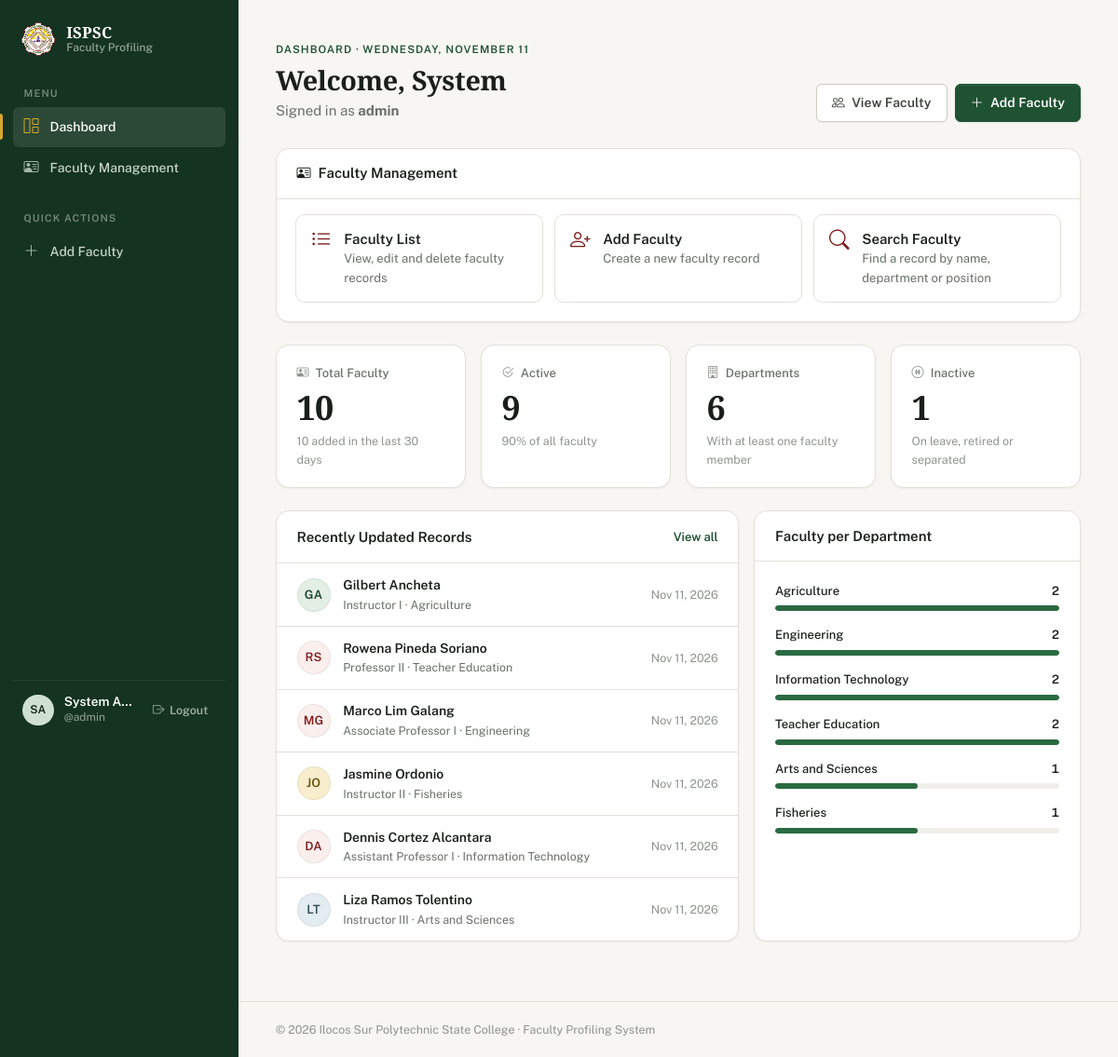
/dashboard.php (signed in), run on the app's committed database.
### tables this page shows
CREATE TABLE IF NOT EXISTS users (
    id INT(11) NOT NULL AUTO_INCREMENT,
    firstname VARCHAR(100) NOT NULL,
    middlename VARCHAR(100) DEFAULT NULL,
    lastname VARCHAR(100) NOT NULL,
    username VARCHAR(100) NOT NULL,
    email VARCHAR(150) NOT NULL,
    password VARCHAR(255) NOT NULL,
    created_at TIMESTAMP DEFAULT CURRENT_TIMESTAMP,
    PRIMARY KEY (id),
    UNIQUE KEY users_username_unique (username),
    UNIQUE KEY users_email_unique (email)
);

CREATE TABLE IF NOT EXISTS faculty (
    id INT(11) NOT NULL AUTO_INCREMENT,
    firstname VARCHAR(100) NOT NULL,
    middlename VARCHAR(100) DEFAULT NULL,
    lastname VARCHAR(100) NOT NULL,
    status VARCHAR(50) NOT NULL DEFAULT 'Active',
    position VARCHAR(100) NOT NULL,
    department VARCHAR(100) NOT NULL,
    contact_num VARCHAR(30) NOT NULL,
    gender VARCHAR(20) NOT NULL,
    email VARCHAR(100) NOT NULL,
    employment_status VARCHAR(50) NOT NULL DEFAULT 'Permanent',
    specialization VARCHAR(150) NOT NULL,
    date_hired DATE NOT NULL,
    birthday DATE NOT NULL,
    created_at TIMESTAMP DEFAULT CURRENT_TIMESTAMP,
    updated_at TIMESTAMP DEFAULT CURRENT_TIMESTAMP ON UPDATE CURRENT_TIMESTAMP,
    PRIMARY KEY (id)
);

### includes/auth.php (called while the page is built, shortened)
<?php
require_once __DIR__ . '/bootstrap.php';
require_once __DIR__ . '/../config/db.php';
$stmt = $pdo->prepare('SELECT id, firstname, middlename, lastname, username, email FROM users WHERE id = :id');
$stmt->execute([':id' => $_SESSION['uid']]);
$currentUser = $stmt->fetch();

### dashboard.php (the view, shortened to what this page needs)
<?php
require_once __DIR__ . '/includes/auth.php';
$stats = $pdo->query("SELECT
            COUNT(*) AS total,
            COALESCE(SUM(status = 'Active'), 0) AS active,
            COUNT(DISTINCT department) AS departments,
            COALESCE(SUM(created_at >= NOW() - INTERVAL 30 DAY), 0) AS recent
        FROM faculty")->fetch();
    $recent = $pdo->query("SELECT id, firstname, middlename, lastname, position, department, status, updated_at
        FROM faculty ORDER BY updated_at DESC, id DESC LIMIT 6")->fetchAll();
    $departments = $pdo->query("SELECT department, COUNT(*) AS total
        FROM faculty GROUP BY department ORDER BY total DESC, department LIMIT 6")->fetchAll();
$layout = 'app';
require_once __DIR__ . '/includes/header.php';
?>
<div class="page-header">
    <div>
        <span class="eyebrow">Dashboard · <?= date('l, F j') ?></span>
        <h1 class="page-header__title">Welcome, <?= htmlspecialchars($currentUser['firstname']) ?></h1>
        <p class="page-header__lead">Signed in as <strong><?= htmlspecialchars($currentUser['username']) ?></strong></p>
    </div>
    <div class="page-header__actions">
        <a href="faculty.php" class="btn btn-secondary"><i class="bi bi-people"></i> View Faculty</a>
        <a href="faculty_form.php" class="btn btn-primary"><i class="bi bi-plus-lg"></i> Add Faculty</a>
    </div>
</div>
    <section class="card-x mb-4 fm-menu">
        <div class="card-x__head">
            <h2 class="card-x__title"><i class="bi bi-person-vcard me-2"></i>Faculty Management</h2>
        </div>
        <div class="fm-menu__grid">
            <a class="fm-menu__item" href="faculty.php">
                <i class="bi bi-list-ul"></i>
                <span><strong>Faculty List</strong><small>View, edit and delete faculty records</small></span>
            </a>
            <a class="fm-menu__item" href="faculty_form.php">
                <i class="bi bi-person-plus"></i>
                <span><strong>Add Faculty</strong><small>Create a new faculty record</small></span>
            </a>
            <a class="fm-menu__item" href="faculty.php#search">
                <i class="bi bi-search"></i>
                <span><strong>Search Faculty</strong><small>Find a record by name, department or position</small></span>
            </a>
        </div>
    </section>
    <div class="row g-3 mb-4">
        <div class="col-6 col-xl-3">
            <div class="stat">
                <div class="stat__label"><i class="bi bi-person-vcard"></i> Total Faculty</div>
                <div class="stat__value"><?= number_format((int) $stats['total']) ?></div>
                <div class="stat__hint"><?= (int) $stats['recent'] ?> added in the last 30 days</div>
            </div>
        </div>
        <div class="col-6 col-xl-3">
            <div class="stat">
                <div class="stat__label"><i class="bi bi-check2-circle"></i> Active</div>
                <div class="stat__value"><?= number_format((int) $stats['active']) ?></div>
                <div class="stat__hint">
                    <?= $stats['total'] ? round($stats['active'] / $stats['total'] * 100) . '% of all faculty' : 'No records yet' ?>
                </div>
            </div>
        </div>
        <div class="col-6 col-xl-3">
            <div class="stat">
                <div class="stat__label"><i class="bi bi-building"></i> Departments</div>
                <div class="stat__value"><?= number_format((int) $stats['departments']) ?></div>
                <div class="stat__hint">With at least one faculty member</div>
            </div>
        </div>
        <div class="col-6 col-xl-3">
            <div class="stat">
                <div class="stat__label"><i class="bi bi-pause-circle"></i> Inactive</div>
                <div class="stat__value"><?= number_format((int) $stats['total'] - (int) $stats['active']) ?></div>
                <div class="stat__hint">On leave, retired or separated</div>
            </div>
        </div>
    </div>
    <div class="row g-3">
        <div class="col-lg-7">
            <section class="card-x h-100">
                <div class="card-x__head">
                    <h2 class="card-x__title">Recently Updated Records</h2>
                    <a href="faculty.php" class="card-x__link">View all</a>
                </div>
                <?php if (!$recent): ?>
                    <div class="empty">
                        <span class="empty__icon"><i class="bi bi-person-plus"></i></span>
                        <h3 class="empty__title">No faculty records yet</h3>
                        <p class="empty__text">Add the first faculty member to start the registry.</p>
                        <a href="faculty_form.php" class="btn btn-primary"><i class="bi bi-plus-lg"></i> Add Faculty</a>
                    </div>
                <?php else: ?>
                    <ul class="list-rows">
                        <?php foreach ($recent as $member): ?>
                            <li>
                                <a class="list-row" href="faculty_view.php?id=<?= (int) $member['id'] ?>">
                                    <?= avatar($member) ?>
                                    <div class="list-row__main">
                                        <div class="list-row__title"><?= htmlspecialchars(full_name($member)) ?></div>
                                        <div class="list-row__meta"><?= htmlspecialchars($member['position']) ?> · <?= htmlspecialchars($member['department']) ?></div>
                                    </div>
                                    <span class="list-row__aside d-none d-sm-inline"><?= htmlspecialchars(format_date($member['updated_at'])) ?></span>
                                </a>
                            </li>
                        <?php endforeach; ?>
                    </ul>
                <?php endif; ?>
            </section>
        </div>
        <div class="col-lg-5">
            <section class="card-x h-100">
                <div class="card-x__head">
                    <h2 class="card-x__title">Faculty per Department</h2>
                </div>
                <div class="card-x__body">
                    <?php if (!$departments): ?>
                        <p class="text-muted mb-0">Departments appear here once records are added.</p>
                    <?php else: $max = max(array_column($departments, 'total')); ?>
                        <ul class="bar-list">
                            <?php foreach ($departments as $dept): ?>
                                <li>
                                    <div class="bar-list__top">
                                        <a class="bar-list__name text-reset text-decoration-none" href="faculty.php?q=<?= urlencode($dept['department']) ?>"><?= htmlspecialchars($dept['department']) ?></a>
                                        <span class="bar-list__value"><?= (int) $dept['total'] ?></span>
                                    </div>
                                    <div class="bar-list__track"><div class="bar-list__fill" style="width: <?= round($dept['total'] / $max * 100, 1) ?>%"></div></div>
                                </li>
                            <?php endforeach; ?>
                        </ul>
                    <?php endif; ?>
                </div>
            </section>
        </div>
    </div>
<?php require_once __DIR__ . '/includes/footer.php'; ?>

### includes/header.php (shortened to what this page needs)
<?php
require_once __DIR__ . '/bootstrap.php';
$layout = $layout ?? 'public';
$current_page = basename($_SERVER['PHP_SELF']);
$navItems = [
    ['dashboard.php', 'bi-grid-1x2', 'Dashboard', ['dashboard.php']],
    ['faculty.php', 'bi-person-vcard', 'Faculty Management', ['faculty.php', 'faculty_form.php', 'faculty_view.php']],
];
?>
<!DOCTYPE html>
<html lang="en">
<head>
    <link href="https://cdn.jsdelivr.net/npm/bootstrap@5.3.3/dist/css/bootstrap.min.css" rel="stylesheet">
    <link rel="stylesheet" href="https://cdn.jsdelivr.net/npm/bootstrap-icons@1.11.3/font/bootstrap-icons.min.css">
    <link rel="stylesheet" href="css/style.css">
</head>
<body class="layout-<?= htmlspecialchars($layout) ?>">
<?php if ($layout === 'public'): ?>
    <header class="site-header">
        <div class="container site-header__inner">
            <div class="brand">
                <?php if (is_logged_in()): ?>
                    <a href="dashboard.php" class="brand__seal" title="Go to Dashboard"><img src="img/ispsc-seal.png" alt="ISPSC logo" width="40" height="40"></a>
                <?php else: ?>
                    <a href="#authModal" class="brand__seal" data-bs-toggle="modal" title="Click to Log In or Create an Account"><img src="img/ispsc-seal.png" alt="ISPSC logo: Log In or Create Account" width="40" height="40"></a>
                <?php endif; ?>
                <a href="index.php" class="brand__text text-decoration-none">
                    <span class="brand__name">ISPSC</span>
                    <span class="brand__product">Faculty Profiling System</span>
                </a>
            </div>
            <nav class="site-nav" aria-label="Main">
                <a class="site-nav__link is-optional <?= $current_page === 'index.php' ? 'is-active' : '' ?>" href="index.php">Home</a>
                <a class="site-nav__link is-optional" href="#aboutModal" data-bs-toggle="modal">About Us</a>
                <a class="site-nav__link is-optional" href="#contactModal" data-bs-toggle="modal">Contacts</a>
                <?php if (is_logged_in()): ?>
                    <a class="btn btn-primary btn-sm ms-2" href="dashboard.php">Go to Dashboard <i class="bi bi-arrow-right"></i></a>
                <?php else: ?>
                    <a class="site-nav__link" href="login.php">Log In</a>
                    <a class="btn btn-primary btn-sm ms-1" href="register.php">Create Account</a>
                <?php endif; ?>
            </nav>
        </div>
    </header>
<?php else:  ?>
    <div class="app">
        <aside class="sidebar">
            <div class="offcanvas-lg offcanvas-start sidebar__panel" id="sidebar" tabindex="-1" aria-label="Navigation">
                <div class="offcanvas-body">
                    <a class="brand" href="dashboard.php">
                        <img src="img/ispsc-seal.png" alt="" width="36" height="36">
                        <span class="brand__text">
                            <span class="brand__name">ISPSC</span>
                            <span class="brand__product">Faculty Profiling</span>
                        </span>
                    </a>
                    <div class="sidebar__label">Menu</div>
                    <nav class="sidebar__nav" aria-label="Main">
                        <?php foreach ($navItems as [$navHref, $navIcon, $navLabel, $navPages]): $navActive = in_array($current_page, $navPages, true) && !($current_page === 'faculty_form.php' && empty($_GET['id'])); ?>
                            <a class="sidebar__link <?= $navActive ? 'is-active' : '' ?>" href="<?= $navHref ?>" <?= $navActive ? 'aria-current="page"' : '' ?>>
                                <i class="bi <?= $navIcon ?>"></i><?= $navLabel ?>
                            </a>
                        <?php endforeach; ?>
                    </nav>
                    <div class="sidebar__label mt-4">Quick Actions</div>
                        <nav class="sidebar__nav" aria-label="Quick actions">
                            <a class="sidebar__link <?= $current_page === 'faculty_form.php' && empty($_GET['id']) ? 'is-active' : '' ?>" href="faculty_form.php"><i class="bi bi-plus-lg"></i>Add Faculty</a>
                        </nav>
                    <div class="sidebar__user">
                        <?= avatar($currentUser) ?>
                        <div class="min-w-0">
                            <div class="sidebar__user-name text-truncate"><?= htmlspecialchars(full_name($currentUser)) ?></div>
                            <div class="sidebar__user-role">@<?= htmlspecialchars($currentUser['username']) ?></div>
                        </div>
                        <form action="logout.php" method="POST" class="ms-auto">
                            <button type="submit" class="sidebar__signout" title="Logout"><i class="bi bi-box-arrow-right"></i> Logout</button>
                        </form>
                    </div>
                </div>
            </div>
        </aside>
        <div class="app__main">
            <main class="app__content">
<?php endif; ?>

### includes/bootstrap.php (shortened to what this page needs)
<?php
function full_name(array $person): string
{
    $parts = [$person['firstname'] ?? '', $person['middlename'] ?? '', $person['lastname'] ?? ''];
    return trim(preg_replace('/\s+/', ' ', implode(' ', $parts)));
}
function initials(array $person): string
{
    $first = mb_substr(trim($person['firstname'] ?? ''), 0, 1);
    $last = mb_substr(trim($person['lastname'] ?? ''), 0, 1);
    return mb_strtoupper($first . $last) ?: '?';
}
function avatar(array $person, string $extraClass = ''): string
{
    $tone = 'tone-' . (crc32(($person['firstname'] ?? '') . ($person['lastname'] ?? '')) % 4);
    return '<span class="avatar ' . $tone . ' ' . htmlspecialchars($extraClass) . '" aria-hidden="true">'
        . htmlspecialchars(initials($person)) . '</span>';
}
function format_date(?string $value, string $format = 'M j, Y'): string
{
    $timestamp = strtotime($value);
    return $timestamp ? date($format, $timestamp) : $value;
}

### data on the page
users: initials($person) "SA", username "admin", firstname "System"
faculty: initials($person) "GA", member "Gilbert Ancheta", position "Instructor I", department "Agriculture", updated_at "Nov 11, 2026"
faculty: initials($person) "RS", member "Rowena Pineda Soriano", position "Professor II", department "Teacher Education", updated_at "Nov 11, 2026"
faculty: initials($person) "MG", member "Marco Lim Galang", position "Associate Professor I", department "Engineering", updated_at "Nov 11, 2026"
faculty: initials($person) "JO", member "Jasmine Ordonio", position "Instructor II", department "Fisheries", updated_at "Nov 11, 2026"
faculty: initials($person) "DA", member "Dennis Cortez Alcantara", position "Assistant Professor I", department "Information Technology", updated_at "Nov 11, 2026"
faculty: initials($person) "LT", member "Liza Ramos Tolentino", position "Instructor III", department "Arts and Sciences", updated_at "Nov 11, 2026"

### other printed values
$navLabel "Dashboard"
$navLabel "Faculty Management"
full_name($currentUser) "System A…"
$stats['total'] "10"
$stats['recent'] "10"
$stats['active'] "9"
$stats['active'] / $stats['total'] * 100 "90"
$stats['departments'] "6"
$dept['department'] "Agriculture"
$dept['total'] "2"
$dept['department'] "Engineering"
$dept['department'] "Information Technology"
$dept['department'] "Teacher Education"
$dept['department'] "Arts and Sciences"
$dept['total'] "1"
